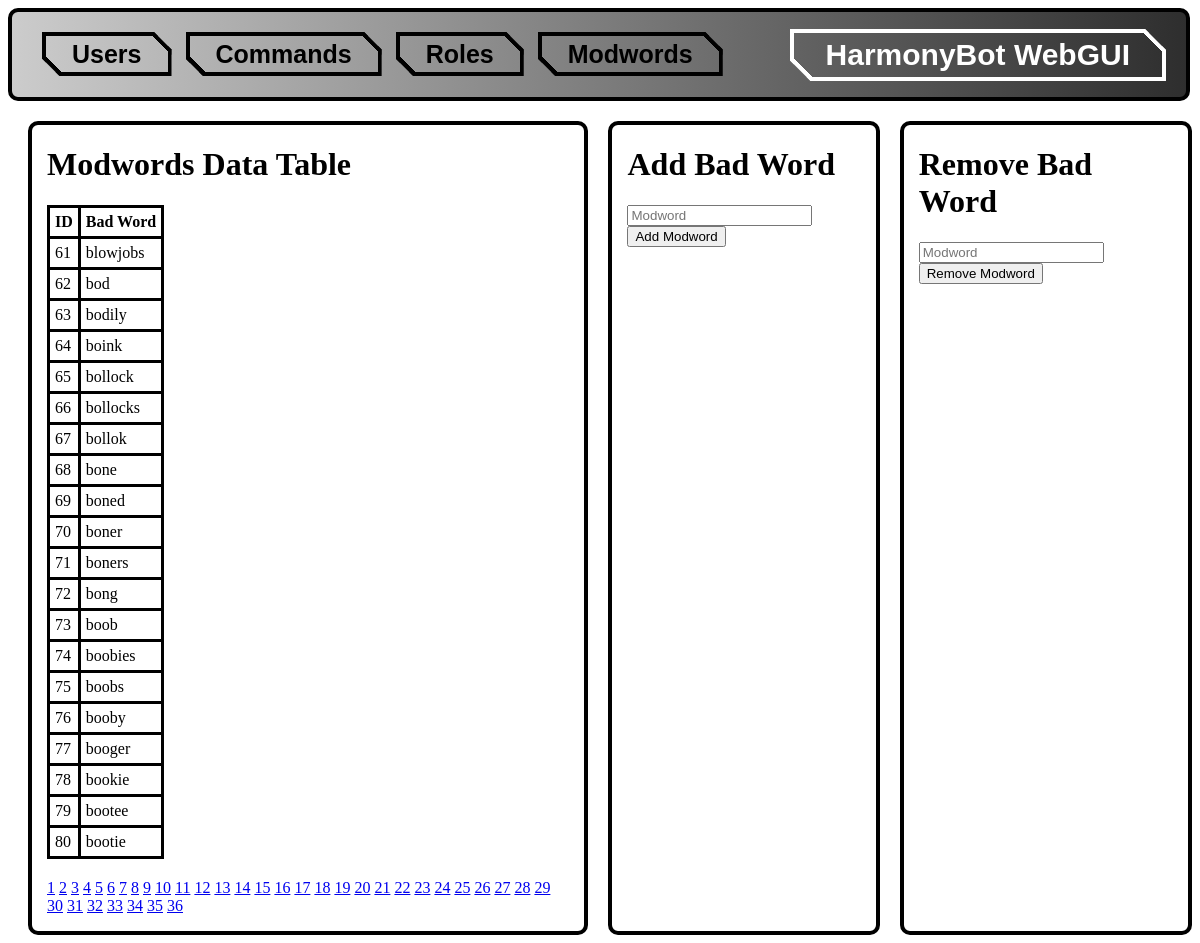
The page /PHP/modwords.php?page_number=4 on the database its author committed.
### tables this page shows
CREATE TABLE IF NOT EXISTS `ModWords` (
  `ModWordsID` INT NOT NULL AUTO_INCREMENT,
  `BadWords` VARCHAR(45) NOT NULL,
  PRIMARY KEY (`ModWordsID`),
  UNIQUE INDEX `ModWordsID_UNIQUE` (`ModWordsID` ASC) VISIBLE,
  UNIQUE INDEX `BadWords_UNIQUE` (`BadWords` ASC) VISIBLE);

### PHP/process/displayModwordsTable.php (the view)
<?php
$db = new PDO('mysql:host=localhost;dbname=harmonybot', 'root', '');
$sql = 'SELECT COUNT(*) FROM modwords';
$stmt = $db->prepare($sql);
$stmt->execute();
$total_rows = $stmt->fetchColumn();
$rows_per_page = 20;
$page_number = isset($_GET['page_number']) ? $_GET['page_number'] : 1;
$offset = ($page_number - 1) * $rows_per_page;
$sql = 'SELECT * FROM modwords LIMIT ' . $offset . ',' . $rows_per_page;
$stmt = $db->prepare($sql);
$stmt->execute();
$rows = $stmt->fetchAll();
echo '<table>';
echo '<thead>';
echo '<tr>';
echo '<th>ID</th>';
echo '<th>Bad Word</th>';
echo '</tr>';
echo '</thead>';
foreach ($rows as $row) {
  echo '<tr>';
  echo '<td>' . $row['ModWordsID'] . '</td>';
  echo '<td>' . $row['BadWords'] . '</td>';
  echo '</tr>';
}
echo '</table>';
$pages = ceil($total_rows / $rows_per_page);
for ($i = 1; $i <= $pages; $i++) {
  echo '<a href="?page_number=' . $i . '">' . $i . '</a> ';
}
?>

### PHP/includes/styles.css (style rules this page uses)
table, th, td { border: 3px solid #000; border-collapse: collapse; margin-bottom: 20px; }
th, td { padding: 5px; }
th { text-align: left; }

### rows shown on the page
modwords: ModWordsID "61", BadWords "blowjobs"
modwords: ModWordsID "62", BadWords "bod"
modwords: ModWordsID "63", BadWords "bodily"
modwords: ModWordsID "64", BadWords "boink"
modwords: ModWordsID "65", BadWords "bollock"
modwords: ModWordsID "66", BadWords "bollocks"
modwords: ModWordsID "67", BadWords "bollok"
modwords: ModWordsID "68", BadWords "bone"
modwords: ModWordsID "69", BadWords "boned"
modwords: ModWordsID "70", BadWords "boner"
modwords: ModWordsID "71", BadWords "boners"
modwords: ModWordsID "72", BadWords "bong"
modwords: ModWordsID "73", BadWords "boob"
modwords: ModWordsID "74", BadWords "boobies"
modwords: ModWordsID "75", BadWords "boobs"
modwords: ModWordsID "76", BadWords "booby"
modwords: ModWordsID "77", BadWords "booger"
modwords: ModWordsID "78", BadWords "bookie"
modwords: ModWordsID "79", BadWords "bootee"
modwords: ModWordsID "80", BadWords "bootie"
